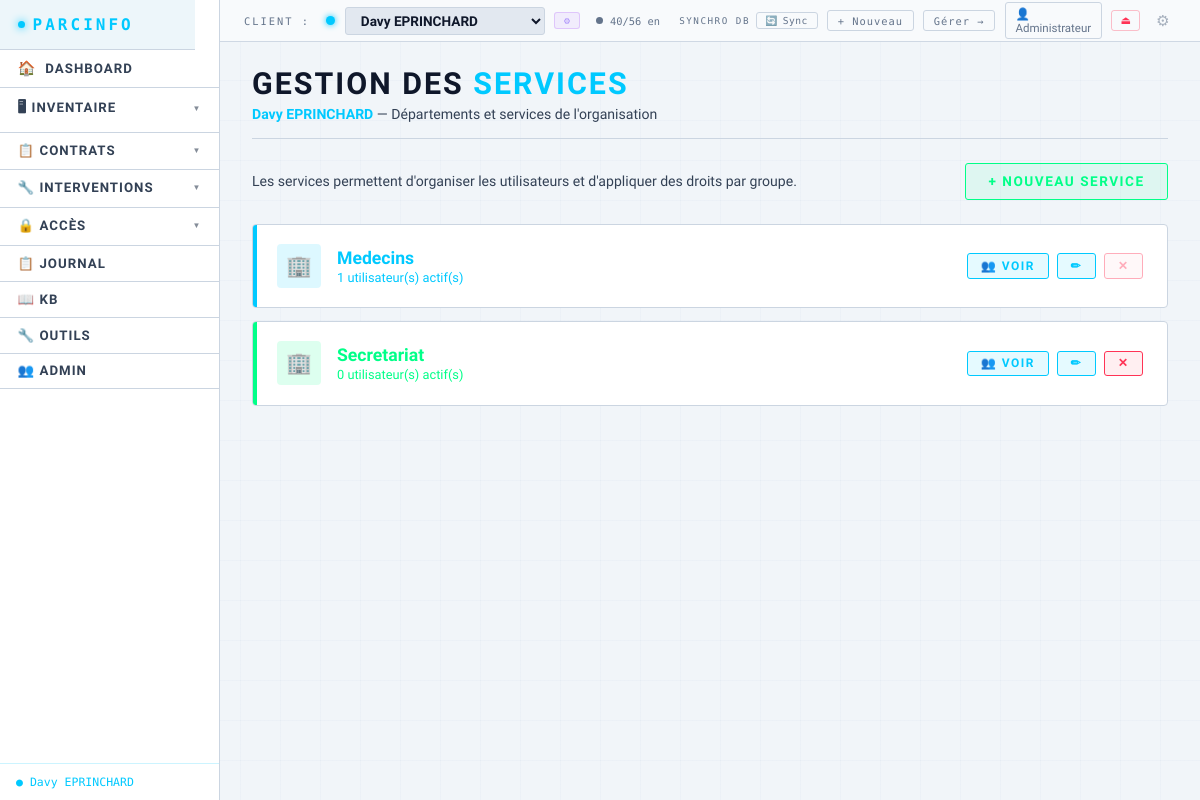
Screenshot of /services (signed in) with the database file from the repository.
### tables this page shows
CREATE TABLE clients (
        id INTEGER PRIMARY KEY AUTOINCREMENT,
        nom TEXT NOT NULL DEFAULT '',
        contact TEXT DEFAULT '',
        telephone TEXT DEFAULT '',
        email TEXT DEFAULT '',
        adresse TEXT DEFAULT '',
        notes TEXT DEFAULT '',
        couleur TEXT DEFAULT '#00c9ff',
        date_creation TEXT DEFAULT '',
        date_maj TEXT DEFAULT '', auth_user_id INTEGER DEFAULT NULL);

CREATE TABLE services (
        id INTEGER PRIMARY KEY AUTOINCREMENT,
        client_id INTEGER NOT NULL,
        nom TEXT NOT NULL DEFAULT '',
        description TEXT DEFAULT '',
        responsable TEXT DEFAULT '',
        couleur TEXT DEFAULT '#6a8aaa',
        ordre INTEGER DEFAULT 0,
        date_creation TEXT DEFAULT '',
        date_maj TEXT DEFAULT '',
        FOREIGN KEY(client_id) REFERENCES clients(id) ON DELETE CASCADE);

### app.py (the view)
@app.route('/services')
def liste_services():
    cid = get_client_id()
    if not cid: return redirect(url_for('nouveau_client'))
    conn = get_db()
    client = row_to_dict(conn.execute('SELECT * FROM clients WHERE id=?', (cid,)).fetchone() or {})
    services = [row_to_dict(r) for r in conn.execute(
        'SELECT * FROM services WHERE client_id=? ORDER BY ordre,nom', (cid,)).fetchall()]
    for s in services:
        s['nb_users'] = conn.execute(
            'SELECT COUNT(*) FROM utilisateurs WHERE service_id=? AND statut="actif"', (s['id'],)).fetchone()[0]
    conn.close()
    return render_template('services.html', services=services, client=client,
                           clients=get_clients(), client_actif_id=cid)

### app.py (called while the page is built)
@app.context_processor
def inject_auth_context():
    u = None
    uid = session.get('auth_user_id')
    if uid:
        try:
            conn = get_db()
            u = row_to_dict(conn.execute('SELECT id,login,nom,prenom,role,logo_fichier FROM auth_users WHERE id=?', (uid,)).fetchone() or {})
            conn.close()
        except Exception:
            logger.exception('Erreur inject_auth_context')
    return dict(auth_user=u)

@app.context_processor
def inject_csrf_token():
    return dict(csrf_token=_get_csrf_token())

@app.context_processor
def inject_dynamic_css():
    user = get_auth_user()
    auth_user_id = user['id'] if user else None
    dynamic_css = _generate_dynamic_css(auth_user_id=auth_user_id)
    return dict(dynamic_css=dynamic_css)

@app.before_request
def csrf_protect():
    validate_csrf_request()

@app.template_filter('type_css')
def type_css_filter(t):
    import re as _re
    if t in _TYPE_CSS_MAP:
        return _TYPE_CSS_MAP[t]
    key = _re.sub(r'[^a-z0-9]', '', str(t).lower())[:16]
    return key or 'autre'

@app.context_processor
def inject_cfg():
    types = get_liste('types_appareils')
    user = get_auth_user()
    auth_user_id = user['id'] if user else None
    cfg = cfg_all(auth_user_id=auth_user_id)
    type_badges = {}
    for t in types:
        k = type_css_filter(t)
        if k not in type_badges:
            val = cfg.get(f'type_badge_{k}', '')
            if val:
                type_badges[k] = val[:3].upper()
            else:
                type_badges[k] = _TYPE_BADGE_DEFAULTS.get(k, k[:3].upper() or 'AUT')
    return {
        'cfg': cfg,
        'types_appareils_ctx': types,
        'type_css_defaults': _TYPE_CSS_DEFAULTS,
        'type_badge_defaults': _TYPE_BADGE_DEFAULTS,
        'type_badges': type_badges,
    }

@app.before_request
def _auto_start_sync():
    global _sync_init_done
    if not _sync_init_done:
        _sync_init_done = True
        if cfg_get('db_type') == 'sync':
            _start_sync_thread()

### auth_utils.py (called while the page is built)
def get_auth_user():
    from database import get_db, row_to_dict
    uid = session.get('auth_user_id')
    if not uid:
        return None
    conn = get_db()
    u = conn.execute('SELECT * FROM auth_users WHERE id=? AND actif=1', (uid,)).fetchone()
    conn.close()
    return row_to_dict(u) if u else None

def get_csrf_token() -> str:
    if 'csrf_token' not in session:
        session['csrf_token'] = secrets.token_hex(32)
    return session['csrf_token']

### database.py (called while the page is built)
def get_local_db():
    return _local_db()

### templates/services.html (shortened to what this page needs)
{% extends "base.html" %}
{% block content %}
<div class="page-header">
    <h1>Gestion des <span>Services</span></h1>
    <p>
        <span style="color:{{ client.couleur or '#00c9ff' }};font-weight:700;">{{ client.nom }}</span>
        — Départements et services de l'organisation
    </p>
</div>
<div class="actions-row">
    <p style="color:var(--text-secondary);font-size:.88rem;">
        Les services permettent d'organiser les utilisateurs et d'appliquer des droits par groupe.
    </p>
    <a href="/service/nouveau" class="btn btn-success">+ Nouveau service</a>
</div>
{% if services %}
<div style="display:flex;flex-direction:column;gap:0.8rem;">
{% for svc in services %}
<div class="svc-card">
    <div class="svc-bar" style="background:{{ svc.couleur or '#6a8aaa' }};"></div>
    <div class="svc-icon" style="background:{{ svc.couleur or '#6a8aaa' }}22;color:{{ svc.couleur or '#6a8aaa' }};">
        🏢
    </div>
    <div class="svc-info">
        <div class="svc-nom" style="color:{{ svc.couleur or '#d0e8ff' }}">{{ svc.nom }}</div>
        <div class="svc-meta">
            <span style="color:{{ svc.couleur or '#6a8aaa' }}">{{ svc.nb_users }} utilisateur(s) actif(s)</span>
        </div>
    </div>
    <div style="display:flex;gap:0.5rem;flex-shrink:0;">
        <a href="/utilisateurs?service={{ svc.id }}" class="btn btn-primary btn-sm">👥 Voir</a>
        <a href="/service/{{ svc.id }}/editer" class="btn btn-primary btn-sm">✏</a>
        {% if svc.nb_users == 0 %}
        <form method="POST" action="/service/{{ svc.id }}/supprimer"
              onsubmit="return confirm('Supprimer le service « {{ svc.nom }} » ?')">
            <button type="submit" class="btn btn-danger btn-sm">✕</button>
        </form>
        {% else %}
        <button class="btn btn-danger btn-sm" disabled title="Déplacez les {{ svc.nb_users }} utilisateur(s) avant de supprimer"
                style="opacity:.4;cursor:not-allowed;">✕</button>
        {% endif %}
    </div>
</div>
{% endfor %}
</div>
{% endif %}
{% endblock %}

### templates/base.html (shortened to what this page needs)
<!DOCTYPE html>
<html lang="fr">
<head>
</head>
<body class="{{ 'theme-light' if cfg.get('mode') == 'light' else '' }}{{ ' nav-left' if cfg.get('nav_mode') == 'vertical' else '' }}">
<div class="client-bar">
    <span class="client-bar-label">Client :</span>
    <div class="client-select-wrap">
        {% set active_cl = clients | selectattr('id','eq', client_actif_id) | first | default(None) %}
        <span class="client-dot" style="color:{{ active_cl.couleur if active_cl else '#00c9ff' }}; background:{{ active_cl.couleur if active_cl else '#00c9ff' }};"></span>
        <select id="client-dropdown" onchange="changerClientAvecConfirmation(this)" data-current-value="{{ client_actif_id or '' }}">
            {% for cl in clients %}
            <option value="{{ cl.id }}" {% if cl.id == client_actif_id %}selected{% endif %}>{{ cl.nom }}</option>
            {% endfor %}
        </select>
        {% set acces_actif = active_cl.acces if active_cl and active_cl.acces is defined else '' %}
        {% if acces_actif %}
        <div class="topbar-acces-badge topbar-acces-{{ acces_actif }}" title="{% if acces_actif == 'proprietaire' %}Vous êtes propriétaire{% elif acces_actif == 'ecriture' %}Partagé — lecture/écriture{% elif acces_actif == 'admin' %}Accès administrateur{% else %}Partagé — lecture seule{% endif %}">
            {% if acces_actif == 'proprietaire' %}🔑{% elif acces_actif == 'ecriture' %}✏ R/W{% elif acces_actif == 'admin' %}⚙{% else %}👁{% endif %}
        </div>
        {% endif %}
    </div>
    <div class="wd-topbar idle" id="wd-global-bar">
        <span class="wd-dot"></span>
        <span id="wd-global-text">…</span>
    </div>
    <div class="client-bar-actions">
        {% if cfg.get('db_type') == 'sync' %}
        <div id="topbar-sync-wrap" style="display:flex;align-items:center;gap:.35rem;">
        {% else %}
        <div id="topbar-sync-wrap" style="display:none;align-items:center;gap:.35rem;">
        {% endif %}
            <span style="font-family:'Share Tech Mono',monospace;font-size:.58rem;letter-spacing:1.5px;
                         text-transform:uppercase;color:var(--text-muted);white-space:nowrap;">Synchro DB</span>
            <button class="topbar-sync-btn" id="topbar-sync-btn"
                    onclick="syncNow()" title="Base de données — mode synchronisation&#10;Cliquer pour synchroniser maintenant">
                <span class="topbar-sync-icon" id="topbar-sync-icon">🔄</span>
                <span id="topbar-sync-label">Sync…</span>
            </button>
        </div>
        <a href="/client/nouveau" class="client-bar-link">+ Nouveau</a>
        <a href="/clients" class="client-bar-link">Gérer →</a>
        {% if session.get('auth_user_id') %}
        <a href="/profil" style="display:flex;align-items:center;gap:.4rem;text-decoration:none;
            border:1px solid var(--border);border-radius:3px;padding:.2rem .6rem;
            font-size:.72rem;color:var(--text-muted);transition:all .15s;"
           onmouseover="this.style.borderColor='var(--accent)';this.style.color='var(--text-secondary)'"
           onmouseout="this.style.borderColor='var(--border)';this.style.color='var(--text-muted)'">
            👤 {{ session.get('auth_user_nom', 'Profil') }}
        </a>
        <a href="/logout" style="border:1px solid rgba(255,51,85,.3);border-radius:3px;padding:.2rem .5rem;
            font-size:.7rem;color:var(--accent-red);text-decoration:none;" title="Déconnexion">⏏</a>
        {% endif %}
        <button class="topbar-gear" onclick="toggleConfig()" title="Paramètres">⚙</button>
    </div>
</div>
{% set ep = request.endpoint %}
{% set inv_active = ep in ['liste_appareils','nouvel_appareil','editer_appareil','liste_peripheriques','nouveau_peripherique','editer_peripherique','parc_general','baie_brassage','page_scan','liste_plans','editer_plan'] %}
{% set contrats_active = ep in ['liste_contrats','nouveau_contrat','editer_contrat','detail_contrat'] %}
{% set secu_active = ep in ['liste_identifiants','nouvel_identifiant','editer_identifiant','liste_utilisateurs','nouvel_utilisateur','editer_utilisateur','droits_utilisateur'] %}
<nav>
    <a href="/" class="nav-brand">PARCINFO</a>
    <a href="/" {% if ep == 'index' %}class="active"{% endif %}>
        <span style="font-size:.9rem;">🏠</span> DASHBOARD
    </a>
    <div class="nav-group">
        <button class="nav-group-btn {% if inv_active %}active{% endif %}">
            🖥 Inventaire <span class="arr">▼</span>
        </button>
    </div>
    <div class="nav-group">
        <button class="nav-group-btn {% if contrats_active %}active{% endif %}">
            📋 Contrats <span class="arr">▼</span>
        </button>
    </div>
    <div class="nav-group">
        <button class="nav-group-btn {% if ep in ['liste_interventions','nouveau_intervention','detail_intervention','editer_intervention'] %}active{% endif %}">
            🔧 Interventions <span class="arr">▼</span>
        </button>
    </div>
    <div class="nav-group">
        <button class="nav-group-btn {% if secu_active %}active{% endif %}">
            🔒 Accès <span class="arr">▼</span>
        </button>
    </div>
    <a href="/historique" {% if ep == 'page_historique' %}class="active"{% endif %}>📋 Journal</a>
    <a href="/kb" {% if ep == 'page_kb' %}class="active"{% endif %}>📖 KB</a>
    <a href="/outils" {% if ep == 'page_outils' %}class="active"{% endif %}>🔧 Outils</a>
    {% if session.get('auth_user_role') == 'admin' %}
    <a href="/admin/utilisateurs" {% if ep in ['admin_utilisateurs','admin_nouvel_utilisateur','admin_editer_utilisateur'] %}class="active"{% endif %}>👥 Admin</a>
    {% endif %}
    <div class="nav-spacer"></div>
    {% if client is defined and client and client.nom %}
    <span class="nav-client-badge" style="color:{{ client.couleur or '#00c9ff' }}; border-color:{{ client.couleur or '#00c9ff' }}33;">
        &#9679; {{ client.nom }}
    </span>
    {% endif %}
</nav>
<main>
    {% set ep = request.endpoint %}
    {% set bc = [] %}
    {% if ep in ['nouvel_appareil','editer_appareil'] %}
        {% set _ = bc.append(('Inventaire', None)) %}
        {% set _ = bc.append(('Appareils', '/appareils')) %}
        {% set _ = bc.append(('Ajouter' if ep == 'nouvel_appareil' else 'Modifier', None)) %}
    {% elif ep in ['nouveau_peripherique','editer_peripherique'] %}
        {% set _ = bc.append(('Inventaire', None)) %}
        {% set _ = bc.append(('Périphériques', '/peripheriques')) %}
        {% set _ = bc.append(('Ajouter' if ep == 'nouveau_peripherique' else 'Modifier', None)) %}
    {% elif ep in ['nouveau_contrat','editer_contrat'] %}
        {% set _ = bc.append(('Contrats', '/contrats')) %}
        {% set _ = bc.append(('Ajouter' if ep == 'nouveau_contrat' else 'Modifier', None)) %}
    {% elif ep == 'detail_contrat' %}
        {% set _ = bc.append(('Contrats', '/contrats')) %}
        {% set _ = bc.append(('Détail', None)) %}
    {% elif ep in ['nouvel_identifiant','editer_identifiant'] %}
        {% set _ = bc.append(('Accès', None)) %}
        {% set _ = bc.append(('Identifiants', '/identifiants')) %}
        {% set _ = bc.append(('Ajouter' if ep == 'nouvel_identifiant' else 'Modifier', None)) %}
    {% elif ep in ['nouvel_utilisateur','editer_utilisateur'] %}
        {% set _ = bc.append(('Accès', None)) %}
        {% set _ = bc.append(('Utilisateurs', '/utilisateurs')) %}
        {% set _ = bc.append(('Ajouter' if ep == 'nouvel_utilisateur' else 'Modifier', None)) %}
    {% elif ep == 'droits_utilisateur' %}
        {% set _ = bc.append(('Accès', None)) %}
        {% set _ = bc.append(('Utilisateurs', '/utilisateurs')) %}
        {% set _ = bc.append(('Droits', None)) %}
    {% elif ep == 'parc_general' %}
        {% set _ = bc.append(('Inventaire', None)) %}
        {% set _ = bc.append(('Parc général', None)) %}
    {% elif ep == 'baie_brassage' %}
        {% set _ = bc.append(('Inventaire', None)) %}
        {% set _ = bc.append(('Baie de brassage', None)) %}
    {% elif ep == 'page_scan' %}
        {% set _ = bc.append(('Inventaire', None)) %}
        {% set _ = bc.append(('Scan réseau', None)) %}
    {% endif %}
    {% block content %}{% endblock %}
</main>
    {% set _sk2 = [] %}
</body>
</html>

### templates/services.html (style rules this page uses)
.svc-card { background: var(--bg-card); border: 1px solid var(--border); border-radius: 4px; padding: 1.2rem 1.5rem; position: relative; overflow: hidden; display: flex; align-items: center; gap: 1rem; transition: border-color .2s; }
.svc-bar { position:absolute; left:0; top:0; bottom:0; width:4px; }
.svc-icon { width: 44px; height: 44px; border-radius: 4px; flex-shrink: 0; display: flex; align-items: center; justify-content: center; font-size: 1.3rem; }
.svc-info { flex: 1; }
.svc-nom { font-family:'Rajdhani',sans-serif; font-size:1.1rem; font-weight:700; }
.svc-meta { font-size:0.8rem; color:var(--text-secondary); margin-top:2px; }

### rows the page displays
clients: nom "Davy EPRINCHARD"
services: nom "Medecins", nb_users "1"
services: nom "Secretariat", nb_users "0"

### other values shown
{{ session.get('auth_user_nom', 'Profil') }} "Administrateur"
form field value "Davy EPRINCHARD"
